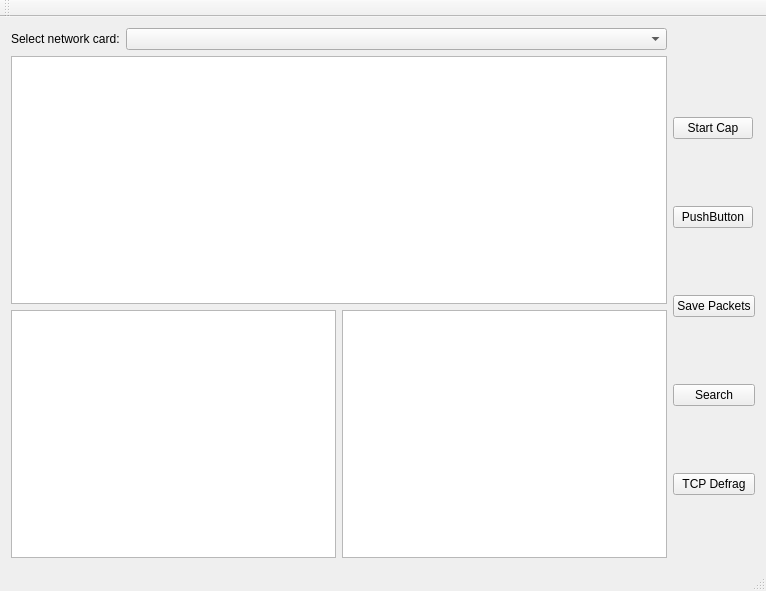
<?xml version="1.0" encoding="UTF-8"?>
<ui version="4.0">
 <class>MainWindow</class>
 <widget class="QMainWindow" name="MainWindow">
  <property name="geometry">
   <rect>
    <x>0</x>
    <y>0</y>
    <width>766</width>
    <height>591</height>
   </rect>
  </property>
  <property name="windowTitle">
   <string>SNIFFER</string>
  </property>
  <widget class="QWidget" name="centralWidget">
   <layout class="QGridLayout" name="gridLayout_2" rowstretch="0,0">
    <item row="0" column="0">
     <layout class="QHBoxLayout" name="horizontalLayout" stretch="0,1">
      <item>
       <widget class="QLabel" name="label">
        <property name="sizePolicy">
         <sizepolicy hsizetype="Fixed" vsizetype="Preferred">
          <horstretch>0</horstretch>
          <verstretch>0</verstretch>
         </sizepolicy>
        </property>
        <property name="layoutDirection">
         <enum>Qt::LeftToRight</enum>
        </property>
        <property name="text">
         <string>Select network card:</string>
        </property>
       </widget>
      </item>
      <item>
       <widget class="QComboBox" name="comboBox"/>
      </item>
     </layout>
    </item>
    <item row="1" column="0">
     <layout class="QGridLayout" name="gridLayout" rowstretch="1,1" columnstretch="1,1" rowminimumheight="0,0">
      <item row="0" column="0" colspan="2">
       <widget class="QTableView" name="tableView"/>
      </item>
      <item row="1" column="0">
       <widget class="QTextBrowser" name="textBrowser">
        <property name="font">
         <font>
          <family>AR PL UMing CN</family>
         </font>
        </property>
       </widget>
      </item>
      <item row="1" column="1">
       <widget class="QTextBrowser" name="textBrowser_2">
        <property name="font">
         <font>
          <family>AR PL UMing CN</family>
         </font>
        </property>
       </widget>
      </item>
     </layout>
    </item>
    <item row="1" column="1">
     <layout class="QVBoxLayout" name="verticalLayout">
      <property name="sizeConstraint">
       <enum>QLayout::SetDefaultConstraint</enum>
      </property>
      <item>
       <widget class="QPushButton" name="pushButton">
        <property name="sizePolicy">
         <sizepolicy hsizetype="Fixed" vsizetype="Fixed">
          <horstretch>0</horstretch>
          <verstretch>0</verstretch>
         </sizepolicy>
        </property>
        <property name="text">
         <string>Start Cap</string>
        </property>
       </widget>
      </item>
      <item>
       <widget class="QPushButton" name="pushButton_2">
        <property name="sizePolicy">
         <sizepolicy hsizetype="Fixed" vsizetype="Fixed">
          <horstretch>0</horstretch>
          <verstretch>0</verstretch>
         </sizepolicy>
        </property>
        <property name="text">
         <string>PushButton</string>
        </property>
       </widget>
      </item>
      <item>
       <widget class="QPushButton" name="pushButton_3">
        <property name="sizePolicy">
         <sizepolicy hsizetype="Fixed" vsizetype="Fixed">
          <horstretch>0</horstretch>
          <verstretch>0</verstretch>
         </sizepolicy>
        </property>
        <property name="text">
         <string>Save Packets</string>
        </property>
       </widget>
      </item>
      <item>
       <widget class="QPushButton" name="pushButton_4">
        <property name="text">
         <string>Search</string>
        </property>
       </widget>
      </item>
      <item>
       <widget class="QPushButton" name="pushButton_5">
        <property name="text">
         <string>TCP Defrag</string>
        </property>
       </widget>
      </item>
     </layout>
    </item>
   </layout>
  </widget>
  <widget class="QMenuBar" name="menuBar">
   <property name="geometry">
    <rect>
     <x>0</x>
     <y>0</y>
     <width>766</width>
     <height>19</height>
    </rect>
   </property>
  </widget>
  <widget class="QToolBar" name="mainToolBar">
   <attribute name="toolBarArea">
    <enum>TopToolBarArea</enum>
   </attribute>
   <attribute name="toolBarBreak">
    <bool>false</bool>
   </attribute>
  </widget>
  <widget class="QStatusBar" name="statusBar"/>
 </widget>
 <layoutdefault spacing="6" margin="11"/>
 <resources/>
 <connections/>
</ui>
